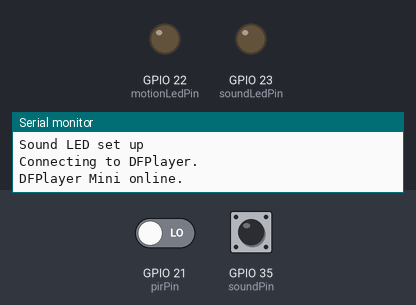
Bench run of a sketch on a simulated ESP32. Parts: output pins drawn as LEDs (lit = HIGH), the last lines printed to the serial monitor. The inputs (shaded band) are chosen by the test bench; at power-on: GPIO 21 (pirPin) LOW, GPIO 35 (soundPin) HIGH. Random numbers use the default seed unless the sketch sets one; the audio player accepts every command and is not drawn.

Above: at 3.7 s.
3.8 s: GPIO 21 (pirPin) driven HIGH
At 5.9 s:
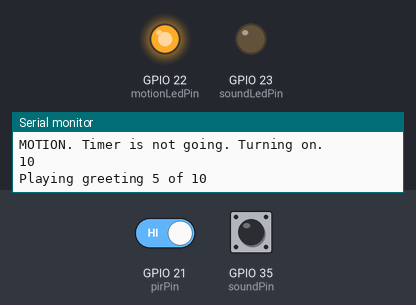
Timing chart, 0 to 7.4 s (numbered marks = the images above; inputs shaded):
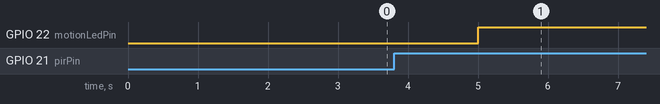

Measured:
- after the input at 3.8 s, GPIO 22 (motionLedPin): LOW → HIGH after 1.2 s

The sketch:

pumpkin.h.ino
```cpp
#include <Arduino.h>
#include "DFRobotDFPlayerMini.h"
#include "constants.h"
#include "time_functions.h"


void setup()
{
  Serial.begin(115200);
  Serial.println("Setting up");
  pinMode(pirPin,INPUT);
  Serial.println("PIR IN set up");
  pinMode(soundPin, INPUT);
  Serial.println("SOUND set up");

  pinMode(motionLedPin, OUTPUT);
  Serial.println("Motion LED set up");
  pinMode(soundLedPin, OUTPUT);
  Serial.println("Sound LED set up");


  #include "mp3_setup.h"
}

void loop()
{
  bool isDetected = digitalRead(pirPin);
  now = millis();

  #include "is_detected.h"

  #include "sound_detected.h"

  #include "should_turn_off.h"
}
```

constants.h
```cpp
unsigned long lastCheckTime = 0;
const unsigned long checkInterval = 5000;

// pir
#define motionInterval 20*1000
#define pirPin 21

unsigned long now = millis();
unsigned long lastTrigger = 0;
boolean timerIsGoing = false;

int randomGreeting = 0;

// sound sensor
int soundPin = 35;

// leds
int motionLedPin = 22;
int soundLedPin = 23;


// MP3
HardwareSerial mySoftwareSerial(1);
DFRobotDFPlayerMini myDFPlayer;

boolean waitingForVoice = false;
boolean responsePlayed = false;
```

is_detected.h
```cpp
if(now - lastCheckTime >= checkInterval && isDetected){
  // only check for motion every interval
  lastCheckTime = now;
  Serial.print("#");
  if (shouldTurnOn()) {
    Serial.println();
    Serial.println("MOTION. Timer is not going. Turning on.");
    Serial.println();
    digitalWrite(motionLedPin, HIGH);

    // play GREETING
    int greetingsCount = -1;
    while (greetingsCount == -1) {
      greetingsCount = myDFPlayer.readFileCountsInFolder(1);
      Serial.println(greetingsCount);
    }

    randomGreeting = random(1, greetingsCount);

    Serial.print("Playing greeting ");
    Serial.print(randomGreeting);
    Serial.print(" of ");
    Serial.println(greetingsCount);

    myDFPlayer.playFolder(1, randomGreeting);

    responsePlayed = false;
  }

  timerIsGoing = true;
  lastTrigger = millis();
}

if (myDFPlayer.available()) {
  if (myDFPlayer.readType() == 5 && waitingForVoice == false && responsePlayed == false) {
    Serial.println("Waiting for voice.");
    delay(1000);
    digitalWrite(soundLedPin, HIGH);
    waitingForVoice = true;
  }

}
```

mp3_setup.h
```cpp
  delay(2000);
  mySoftwareSerial.begin(9600, SERIAL_8N1, 16, 17);  // speed, type, RX, TX

  Serial.println(F("Connecting to DFPlayer."));
  while (!myDFPlayer.begin(mySoftwareSerial)) {  //Use softwareSerial to communicate with mp3.
    Serial.print('.');
  }
  Serial.println(F("DFPlayer Mini online."));

  myDFPlayer.setTimeOut(500); //Set serial communictaion time out 500ms

  //----Set volume----
  myDFPlayer.volume(28);  //Set volume value (0~30).

  //----Set different EQ----
  myDFPlayer.EQ(DFPLAYER_EQ_NORMAL);
//  myDFPlayer.EQ(DFPLAYER_EQ_POP);
//  myDFPlayer.EQ(DFPLAYER_EQ_ROCK);
//  myDFPlayer.EQ(DFPLAYER_EQ_JAZZ);
//  myDFPlayer.EQ(DFPLAYER_EQ_CLASSIC);
//  myDFPlayer.EQ(DFPLAYER_EQ_BASS);

  int delayms=100;
```

should_turn_off.h
```cpp
if(shouldTurnOff()) {
  Serial.println();
  Serial.println("Timer is up. No motion. Turning off.");
  Serial.println();

  timerIsGoing = false;
  digitalWrite(motionLedPin, LOW);

  waitingForVoice = false;
  digitalWrite(soundLedPin, LOW);
}
```

sound_detected.h
```cpp
// if sound input, play RESPONSE
boolean sound = ! digitalRead(soundPin);

if (waitingForVoice == true & sound == true) {
  Serial.println("Voice is detected.");
  digitalWrite(soundLedPin, LOW);
  waitingForVoice = false;

  delay(1000);

  // play random RESPONSE
  int responseCount = -1;
  while (responseCount == -1) {
    responseCount = myDFPlayer.readFileCountsInFolder(2);
  }

  int randomResponse = random(1, responseCount);

  // same as greeting for thanksgiving jokes
  // randomResponse = randomGreeting;

  Serial.print("Playing response ");
  Serial.print(randomResponse);
  Serial.print(" of ");
  Serial.println(responseCount);

  myDFPlayer.playFolder(2, randomResponse);

  responsePlayed = true;
}
```

time_functions.h
```cpp
int timePassed()
{
  return now - lastTrigger;
}

bool shouldTurnOff()
{
  return timerIsGoing && (timePassed() > motionInterval);
}

bool shouldTurnOn()
{
  if (lastTrigger == 0) {
    return true;
  }

  return !timerIsGoing && timePassed() > motionInterval;
}
```
